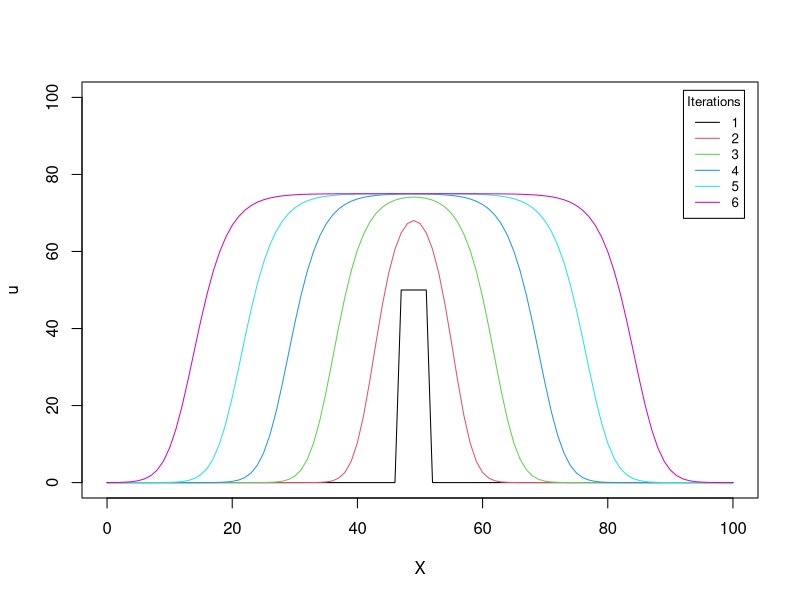
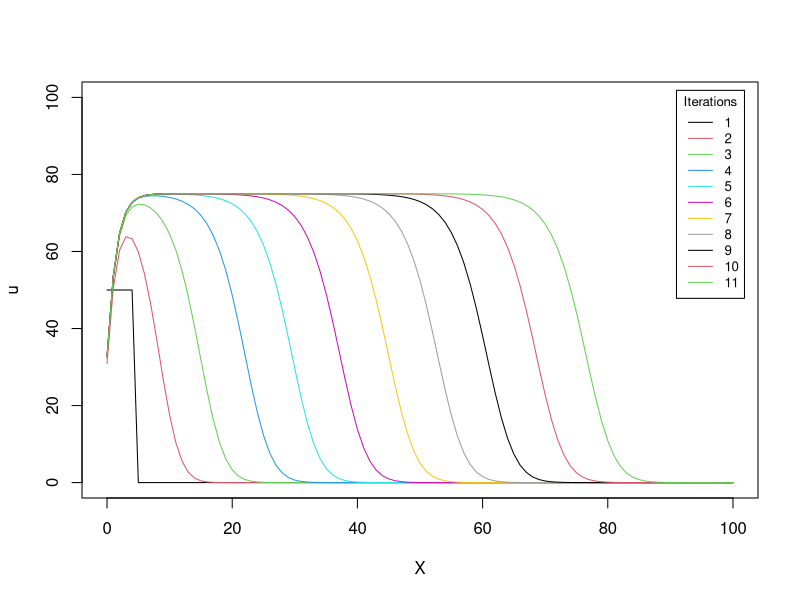
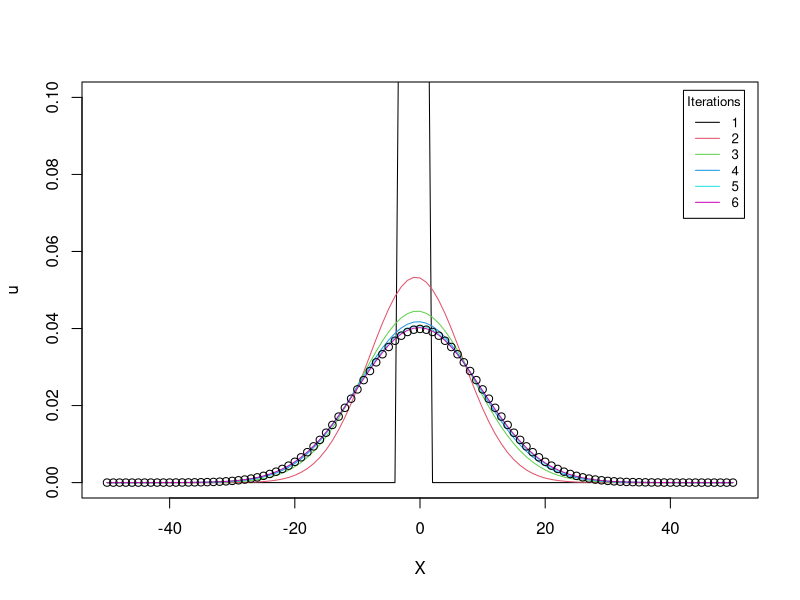
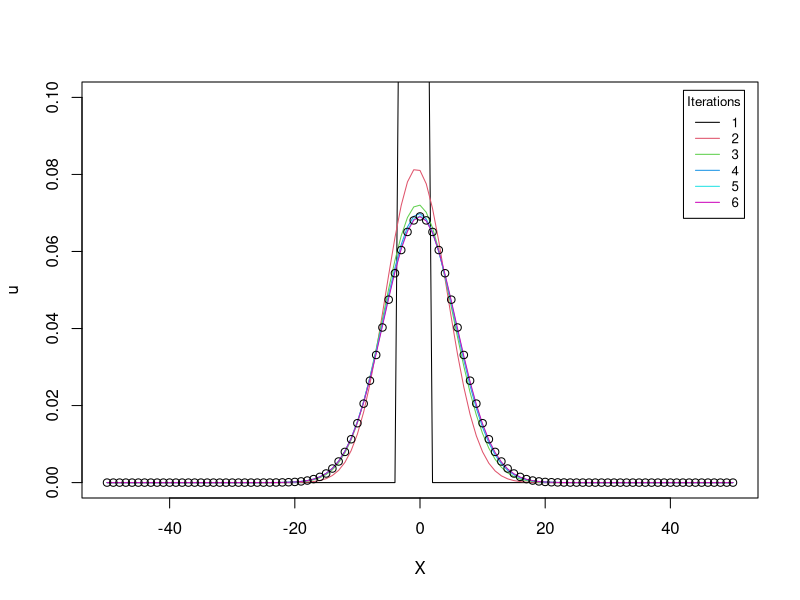
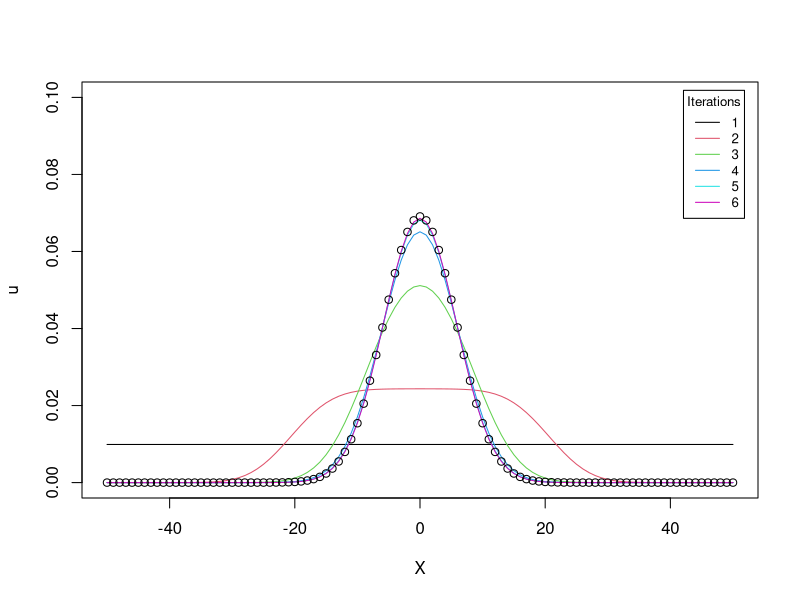

R code for these plots, in order:
## ---- chunk 1
knitr::opts_chunk$set(echo = TRUE)
## ---- chunk 2
## PDE integration with the finite difference method for reaction-diffusion equation 
pde_fd_reaction_diffusion <- function(derivs, ngrid, dX, dt, D, t0, t.total, p0, ...) {
  #derivs: derivative function
  #ngrid: number of grid points
  #dX: X step size
  #dt: time step size
  #D: diffusion constant
  #t0: initial time
  #t.total: total simulation time
  #p0: initial condition: P(X,t = t0)
  
  t_all = seq(t0, t.total, by = dt)
  nt_all = length(t_all)
  factor = D/dX**2*dt
  p = p0
  for (i in seq_len(nt_all-1)){
    p_plus_one = c(p[-1], 0) # a vector, P(X+dX) for all Xs, 0 is added to specify the boundary conditions
    p_minus_one = c(0, p[1:(ngrid-1)])  # a vector, P(X-dX) for all Xs, 0 is added to specify the boundary conditions
    f = sapply(p, function(X) return (derivs(t_all[i],X, ...)))
    p = p + f*dt + factor * (p_plus_one + p_minus_one - 2 * p) # finite difference to update all P(X,t)
  }
  return(p)
}
## ---- chunk 3
l = 100; dX = 1; dt = 0.01; D = 1
r = 0.64; B = 75
ngrid = as.integer(l/dX)+1  # number of grid points
X_all = c(0:(ngrid-1))*dX  # X values for each grid point

u0 = numeric(ngrid)
u0[(ngrid/2 - 2): (ngrid/2+2)] = 50

fisher <- function(t, u, r, B) return(r*u*(1-u/B))

plot(X_all, u0, type="l", col=1, xlab="X", ylab="u", xlim=c(0,100), ylim=c(0,100)) 

u_1 = u0
for (i in 1:5){
   u_1 = pde_fd_reaction_diffusion(derivs = fisher, ngrid = ngrid, dX = dX, dt = dt, D = D, 
                                t0 = 0, t.total = 5, p0 = u_1, r = r, B = B) 
   lines(X_all,u_1, col=i+1)
}
legend("topright", title = "Iterations", inset=0.02, 
       legend = paste0(1:6),
       col=1:6, lty=1, cex=0.8)
## ---- chunk 4
l = 100; dX = 1; dt = 0.01; D = 1
r = 0.64; B = 75
ngrid = as.integer(l/dX)+1  # number of grid points
X_all = c(0:(ngrid-1))*dX  # X values for each grid point

u0 = numeric(ngrid) 
u0[1:5] = 50  # five grids with a constant u

fisher <- function(t, u, r, B) return(r*u*(1-u/B))

plot(X_all, u0, type="l", col=1, xlab="X", ylab="u", xlim=c(0,100), ylim=c(0,100)) 

u_1 = u0
for (i in 1:10){
   u_1 = pde_fd_reaction_diffusion(derivs = fisher, ngrid = ngrid, dX = dX, dt = dt, D = D, 
                                t0 = 0, t.total = 5, p0 = u_1, r = r, B = B) 
   lines(X_all,u_1, col=i+1)
}
legend("topright", title = "Iterations", inset=0.02, 
       legend = paste0(1:11),
       col=1:11, lty=1, cex=0.8)
## ---- chunk 5
## PDE integration with the finite difference method for a generic Fokker-Planck equation (constant D)
pde_fd_fokker_planck <- function(derivs, ngrid, X_all, dX, dt, D, t0, t.total, p0, ...) {
  #derivs: derivative function
  #ngrid: number of grid points
  #X_all: X for all grid points
  #dX: X step size
  #dt: time step size
  #D: diffusion constant
  #t0: initial time
  #t.total: total simulation time
  #p0: initial condition: P(X,t = t0)
  
  t_all = seq(t0, t.total, by = dt)
  nt_all = length(t_all)
  factor = D/dX**2*dt # scaling factor for the diffusion term
  factor_2 = dt/2/dX # sacling factor for the drift term
  p = p0
  for (i in seq_len(nt_all-1)){
    p_plus_one = c(p[-1], 0) # a vector, P(X+dX) for all Xs, 0 is added to specify the boundary conditions
    p_minus_one = c(0, p[1:(ngrid-1)])  # a vector, P(X-dX) for all Xs, 0 is added to specify the boundary conditions
    f = sapply(X_all, function(X) return (derivs(t_all[i],X, ...)))
    fp = f*p
    fp_plus_one = c(fp[-1],0)
    fp_minus_one = c(0, fp[1:(ngrid-1)])
    p = p - factor_2 * (fp_plus_one - fp_minus_one)+ factor * (p_plus_one + p_minus_one - 2 * p)
  }
  return(p)
}
## ---- chunk 6
l = 100; dX = 1; dt = 0.01; D = 1; k = 0.01
ngrid = as.integer(l/dX)+1  # number of grid points
X_all = (c(1:ngrid) - (ngrid+1)/2)*dX  # X values for each grid point

u0 = numeric(ngrid)
u0[(ngrid/2 - 2): (ngrid/2+2)] = 1
u0 = u0/sum(u0)

spring <- function(t, X, k) return(-k*X)

plot(X_all, u0, type="l", col=1, xlab="X", ylab="u", xlim=c(-50,50), ylim=c(0,0.1)) 
u_1 = u0
for (i in 1:5){
   u_1 = pde_fd_fokker_planck(derivs = spring, ngrid = ngrid, X_all = X_all, dX = dX, dt = dt, D = D, 
                                t0 = 0, t.total = 40, p0 = u_1, k = k) 
   lines(X_all,u_1, col=i+1)
}
points(X_all, sqrt(k/2/pi/D)*exp(-k*X_all**2/2/D), col = 1)
legend("topright", title = "Iterations", inset=0.02, 
       legend = paste0(1:6),
       col=1:6, lty=1, cex=0.8)
## ---- chunk 7
l = 100; dX = 1; dt = 0.01; D = 1; k = 0.03
ngrid = as.integer(l/dX)+1  # number of grid points
X_all = (c(1:ngrid) - (ngrid+1)/2)*dX  # X values for each grid point

u0 = numeric(ngrid)
u0[(ngrid/2 - 2): (ngrid/2+2)] = 1
u0 = u0/sum(u0)

spring <- function(t, X, k) return(-k*X)

plot(X_all, u0, type="l", col=1, xlab="X", ylab="u", xlim=c(-50,50), ylim=c(0,0.1)) 
u_1 = u0
for (i in 1:5){
   u_1 = pde_fd_fokker_planck(derivs = spring, ngrid = ngrid, X_all = X_all, dX = dX, dt = dt, D = D, 
                                t0 = 0, t.total = 20, p0 = u_1, k = k) 
   lines(X_all,u_1, col=i+1)
}
points(X_all, sqrt(k/2/pi/D)*exp(-k*X_all**2/2/D), col = 1)
legend("topright", title = "Iterations", inset=0.02, 
       legend = paste0(1:6),
       col=1:6, lty=1, cex=0.8)
## ---- chunk 8
l = 100; dX = 1; dt = 0.01; D = 1; k = 0.03
ngrid = as.integer(l/dX)+1  # number of grid points
X_all = (c(1:ngrid) - (ngrid+1)/2)*dX  # X values for each grid point

u0 = rep(1, ngrid)
u0 = u0/sum(u0)

spring <- function(t, X, k) return(-k*X)

plot(X_all, u0, type="l", col=1, xlab="X", ylab="u", xlim=c(-50,50), ylim=c(0,0.1)) 
u_1 = u0
for (i in 1:5){
   u_1 = pde_fd_fokker_planck(derivs = spring, ngrid = ngrid, X_all = X_all, dX = dX, dt = dt, D = D, 
                                t0 = 0, t.total = 30, p0 = u_1, k = k) 
   lines(X_all,u_1, col=i+1)
}
points(X_all, sqrt(k/2/pi/D)*exp(-k*X_all**2/2/D), col = 1)
legend("topright", title = "Iterations", inset=0.02, 
       legend = paste0(1:6),
       col=1:6, lty=1, cex=0.8)
